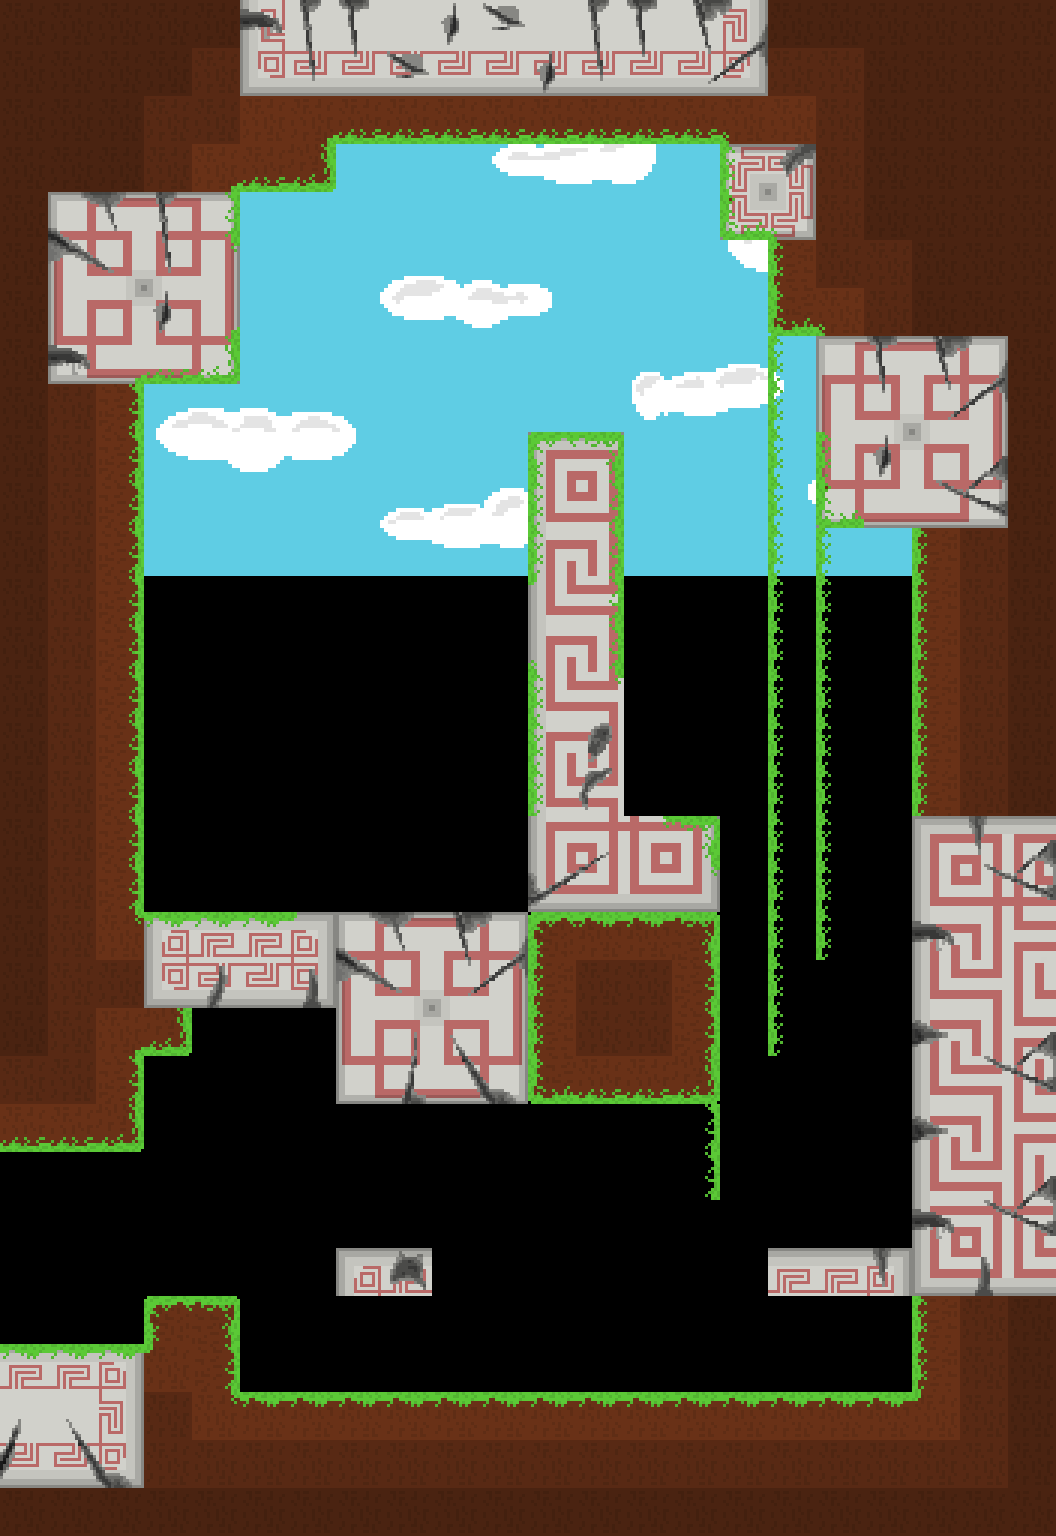

Tiled map render using the project's own tile images. Description and the map definition, with tile-layer contents summarised, below:
An orthogonal 22x32 tile map with 48x48 px tiles, 4 tile layers (back_tiles, back_second, front, front_second), 5 tilesets, 1 image layer and 28 objects (7x HazardGroundCrumble, SpawnPoint, ManaChargePickup, Portal).

<map version="1.11" tiledversion="1.11.0" orientation="orthogonal" renderorder="right-down" width="22" height="32" tilewidth="48" tileheight="48" infinite="0" nextlayerid="22" nextobjectid="338">
 <tileset firstgid="1" name="tileset01" tilewidth="48" tileheight="48" tilecount="176" columns="16">
  <image source="../tilesets/tileset01.png" width="768" height="528" />
 </tileset>
 <tileset firstgid="177" name="tileset02" tilewidth="48" tileheight="48" tilecount="121" columns="11">
  <image source="../tilesets/tileset02.png" width="528" height="528" />
 </tileset>
 <tileset firstgid="298" name="tileset03" tilewidth="48" tileheight="48" tilecount="306" columns="17">
  <image source="../tilesets/tileset03.png" width="816" height="864" />
 </tileset>
 <tileset firstgid="604" name="objects" tilewidth="48" tileheight="48" tilecount="64" columns="8">
  <image source="../tilesets/objects.png" width="384" height="384" />
 </tileset>
 <tileset firstgid="668" name="tileset04" tilewidth="48" tileheight="48" tilecount="240" columns="16">
  <image source="../tilesets/tileset04.png" width="768" height="720" />
 </tileset>
 <imagelayer id="17" name="Image Layer 1">
  <image source="../Backgrounds/ground_back.png" width="1024" height="576" />
  <properties>
   <property name="depth" type="int" value="3000" />
   <property name="parallax_x" type="float" value="1" />
   <property name="parallax_y" type="float" value="1" />
   <property name="repeat_y" type="bool" value="true" />
  </properties>
 </imagelayer>
 <layer id="11" name="back_tiles" width="22" height="32">
  <properties>
   <property name="depth" type="int" value="1050" />
   <property name="tileset" type="int" value="4" />
  </properties>
  <data>[704 cells, 384 non-empty, 64 distinct tile ids]</data>
 </layer>
 <layer id="21" name="back_second" width="22" height="32">
  <properties>
   <property name="depth" type="int" value="1000" />
   <property name="tileset" type="int" value="4" />
  </properties>
  <data>[704 cells, 147 non-empty, 51 distinct tile ids]</data>
 </layer>
 <layer id="12" name="front" width="22" height="32">
  <properties>
   <property name="depth" type="int" value="950" />
   <property name="tileset" type="int" value="0" />
  </properties>
  <data>[704 cells, 0 non-empty, 0 distinct tile ids]</data>
 </layer>
 <layer id="20" name="front_second" width="22" height="32">
  <properties>
   <property name="depth" type="int" value="900" />
   <property name="tileset" type="int" value="2" />
  </properties>
  <data>[704 cells, 0 non-empty, 0 distinct tile ids]</data>
 </layer>
 <objectgroup color="#ffaa00" id="16" name="spawnpoints">
  <object id="170" type="SpawnPoint" x="0" y="1152" width="48" height="48">
   <properties>
    <property name="id" type="int" value="0" />
   </properties>
  </object>
 </objectgroup>
 <objectgroup id="14" name="objects">
  <object id="330" type="HazardGroundCrumble" x="432" y="1248" width="48" height="48" />
  <object id="331" type="HazardGroundCrumble" x="576" y="1248" width="48" height="48" />
  <object id="332" type="HazardGroundCrumble" x="624" y="1248" width="48" height="48" />
  <object id="333" type="HazardGroundCrumble" x="672" y="1248" width="48" height="48" />
  <object id="336" type="HazardGroundCrumble" x="720" y="1248" width="48" height="48" />
  <object id="334" type="HazardGroundCrumble" x="480" y="1248" width="48" height="48" />
  <object id="335" type="HazardGroundCrumble" x="528" y="1248" width="48" height="48" />
  <object id="337" type="ManaChargePickup" x="336" y="768" width="48" height="48">
   <properties>
    <property name="id" type="int" value="15" />
    <property name="lore" type="int" value="25" />
    <property name="text" value="Why are these ruins alive?" />
   </properties>
  </object>
 </objectgroup>
 <objectgroup color="#0000ff" id="13" name="walls">
  <properties>
   <property name="isWallLayer" type="bool" value="true" />
  </properties>
  <object id="271" x="768" y="0" width="48" height="336" />
  <object id="277" x="0" y="0" width="144" height="1152" />
  <object id="318" x="144" y="912" width="48" height="144" />
  <object id="319" x="192" y="912" width="144" height="96" />
  <object id="320" x="336" y="912" width="384" height="192" />
  <object id="323" x="528" y="432" width="96" height="384" />
  <object id="269" x="816" y="0" width="96" height="528" />
  <object id="215" x="720" y="0" width="48" height="240" />
  <object id="287" x="768" y="1248" width="144" height="48" />
  <object id="316" x="528" y="816" width="192" height="96" />
  <object id="218" x="144" y="0" width="96" height="384" />
  <object id="321" x="240" y="0" width="96" height="192" />
  <object id="322" x="336" y="0" width="384" height="144" />
  <object id="313" x="912" y="0" width="144" height="1392" />
  <object id="314" x="336" y="1248" width="96" height="48" />
  <object id="267" x="240" y="1392" width="816" height="144" />
  <object id="310" x="0" y="1344" width="144" height="192" />
  <object id="311" x="144" y="1296" width="96" height="240" />
 </objectgroup>
 <objectgroup color="#00ff00" id="15" name="doors">
  <object id="169" type="Portal" x="-96" y="1152" width="48" height="192">
   <properties>
    <property name="horizontal" type="bool" value="false" />
    <property name="id_point" type="int" value="1" />
    <property name="id_room" type="int" value="44" />
   </properties>
  </object>
 </objectgroup>
</map>
